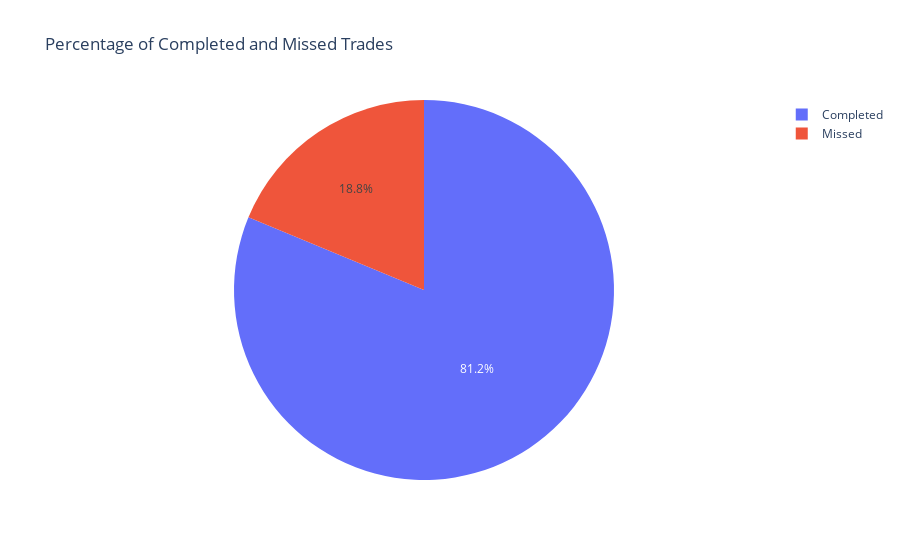

This figure's notebook cell:
### Code cell
import pandas as pd
import plotly.express as px

# Your actual trade dataset
trade_data = {
    'CUSIP': ['912810SZ41', '912810SZ41', '912810SZ41', '912810SZ41', '912810SZ41'],
    'Trade Date': ['2024-01-02', '2024-01-02', '2024-01-02', '2024-01-02', '2024-01-02'],
    'Trade Time': ['09:44', '15:01', '15:43', '09:57', '13:53'],
    'Trade Size': [855670, 918147, 912905, 829868, 908501],
    'Face Value': [100, 100, 100, 100, 100],
    'Asset Inventory': [99144330, 99081853, 99087095, 99170132, 99091499],
    'Fill': [1.0, 1.0, 1.0, None, 1.0],
    'Execution Time': [3.0, 4.0, 3.0, None, 4.0],
    'Trade Price': [941.8572628281740, 941.9800071476000, 941.2877122608780, 941.1798031008240, 941.6348263300350],
    'Trade Direction': ['BUY', 'SELL', 'SELL', 'BUY', 'BUY'],
    'Counterparty': ['Benjie', 'Benjie', 'Benjie', 'Benjie', 'Benjie'],
    'Trader': ['Benjie Trader 2', 'Benjie Trader 2', 'Benjie Trader 2', 'Benjie Trader 2', 'Benjie Trader 2']
}

# Create a DataFrame from the trade data
df = pd.DataFrame(trade_data)

# Calculate Face Value for completed and non-completed trades
non_completed = df[df['Fill'].isnull()]
completed = df[df['Fill'].notnull()]

total_non_completed = (non_completed['Trade Size'] * non_completed['Face Value']).sum()
total_completed = (completed['Trade Size'] * completed['Face Value']).sum()

# Calculate percentages
percentage_missed = total_non_completed / (total_non_completed + total_completed) * 100
percentage_completed = total_completed / (total_non_completed + total_completed) * 100

# Plotting the pie chart
fig = px.pie(names=['Completed', 'Missed'],
             values=[percentage_completed, percentage_missed],
             title='Percentage of Completed and Missed Trades')
hover_template_pie = '<b>%{label}</b><br>' \
                     'Completed FV: %{value:.2f}%<br>' \
                     'Trade Date: %{fullData.name|%Y-%m-%d}<br>' \
                     'Trader: %{fullData.name|%Y-%m-%d|%H:%M:%S}'

fig_pie.update_traces(hoverinfo='label+percent+name', hovertemplate=hover_template_pie)

# Add a slider for changing the time horizon
fig_pie.update_layout(
    updatemenus=[
        dict(
            type="buttons",
            x=1.05,
            y=0.7,
            buttons=[
                dict(label="Last Month", method="relayout", args=[{"xaxis.range[0]": pd.to_datetime('today') - pd.DateOffset(months=1), "xaxis.range[1]": pd.to_datetime('today')}]),
                dict(label="Last Week", method="relayout", args=[{"xaxis.range[0]": pd.to_datetime('today') - pd.DateOffset(weeks=1), "xaxis.range[1]": pd.to_datetime('today')}]),
                dict(label="Last Day", method="relayout", args=[{"xaxis.range[0]": pd.to_datetime('today') - pd.DateOffset(days=1), "xaxis.range[1]": pd.to_datetime('today')}]),
            ],
        )
    ]
)
fig.show()

### Figure 1 — Plotly figure (JSON) as saved in the notebook; plotly's stock layout.template omitted (floating-point values rounded to 4 significant figures)
{"data": [{"domain": {"x": [0, 1], "y": [0, 1]}, "hovertemplate": "label=%{label}<br>value=%{value}<extra></extra>", "labels": ["Completed", "Missed"], "legendgroup": "", "name": "", "showlegend": true, "type": "pie", "values": [81.25, 18.75]}], "layout": {"legend": {"tracegroupgap": 0}, "title": {"text": "Percentage of Completed and Missed Trades"}}}
